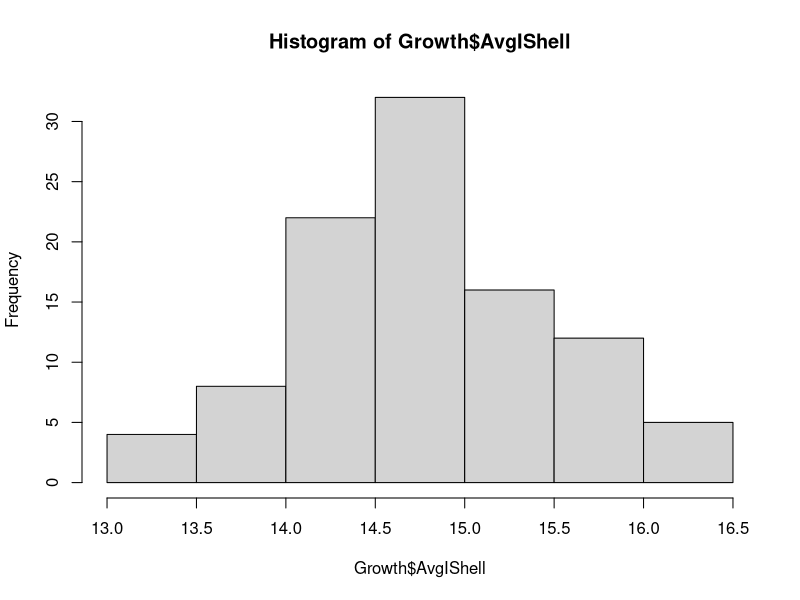
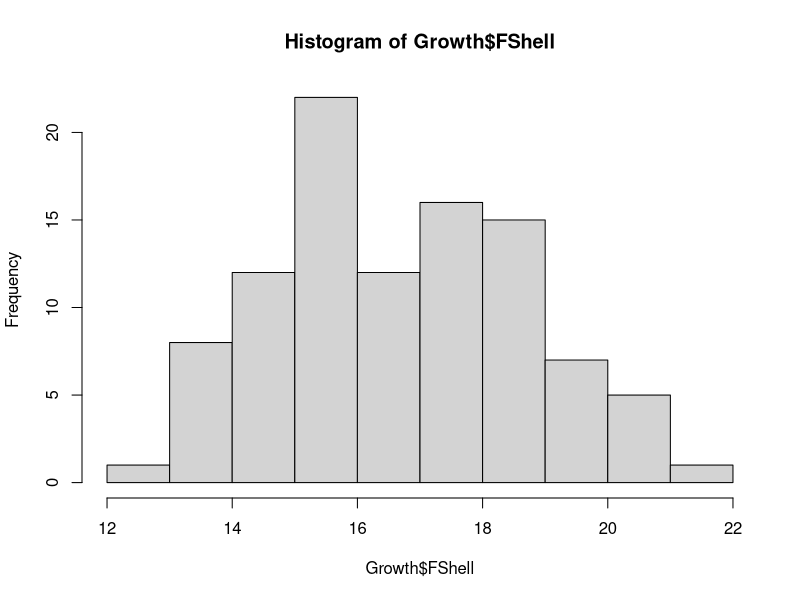

The R source for these figures, in order:
# Assess growth, survival 

# Import growth data 
Growth <- read.csv("data/GeoduckGrowth.csv", header=TRUE, stringsAsFactors = T, na.strings = "NA")
Growth$Growth <- Growth$FShell - Growth$AvgIShell

# Get growth summary stats
mean(Growth$AvgIShell) #Mean shell length prior to deployment
sd(Growth$AvgIShell) #SD shell length prior to deployment
mean(Growth$FShell) #Mean shell length at retrieval
sd(Growth$FShell) #SD shell length at retrieval

# Check out if growth significantly differed between habitat, site, and both
par(mfrow=c(1,1))
hist(Growth$AvgIShell) #normal dist? 
hist(Growth$FShell) #normal dist? 

anova(lm(Growth ~ Bay*Habitat, data=Growth)) #no growth differences between habitats within bays, so now look at all combination of bays 
anova(lm(Growth ~ Bay, data=Growth)) # yes, growth differences between bays. 

# See which bays had diff. growth. Pull t-value and p-values from summary() with various Bay as the reference factors 
Growth$Bay<-relevel(Growth$Bay, ref = "CI")
summary(lm(Growth ~ Bay, data=Growth))

Growth$Bay<-relevel(Growth$Bay, ref = "FB")
summary(lm(Growth ~ Bay, data=Growth))

Growth$Bay<-relevel(Growth$Bay, ref = "PG")
summary(lm(Growth ~ Bay, data=Growth))

# Growth comparisons between Bays - no diff. within southern, and within northern bays
# Estimate    Std. Error    t value     Pr(>|t|)    
# CI-FB         3.0585     0.5022   6.091 2.38e-08 ***
# CI-PG         3.2551     0.4980   6.536 3.13e-09 ***
# CI-WB         1.0952     0.4870   2.249   0.0268 *  
# FB-PG         0.1966     0.4622   0.425    0.672    
# FB-WB        -1.9634     0.4503  -4.360 3.29e-05 ***
# PG-WB        -2.1599     0.4456  -4.847 4.88e-06 ***

# How significant was the growth by region? 
anova(lm(Growth ~ Region, data=Growth)) 

Growth$Percent <- (((Growth$Growth+Growth$AvgIShell)/Growth$AvgIShell)-1)*100
aggregate(Percent ~ Both, Growth, mean)
aggregate(Percent ~ Both, Growth, sd)


# Survival statistics
Survival <- read.csv("data/Geoduck-Survival.csv", header=TRUE, stringsAsFactors = TRUE)
chisq.test(table(Survival$Survival, Survival$Both)) #not significant  
chisq.test(table(Survival$Survival, Survival$Bay)) #not significant  
chisq.test(table(Survival$Survival, Survival$Region)) #not significant  
anova(lm(Survival ~ Region*Bay*Exclosure, data=Survival)) #No difference in survival between site or habitat
